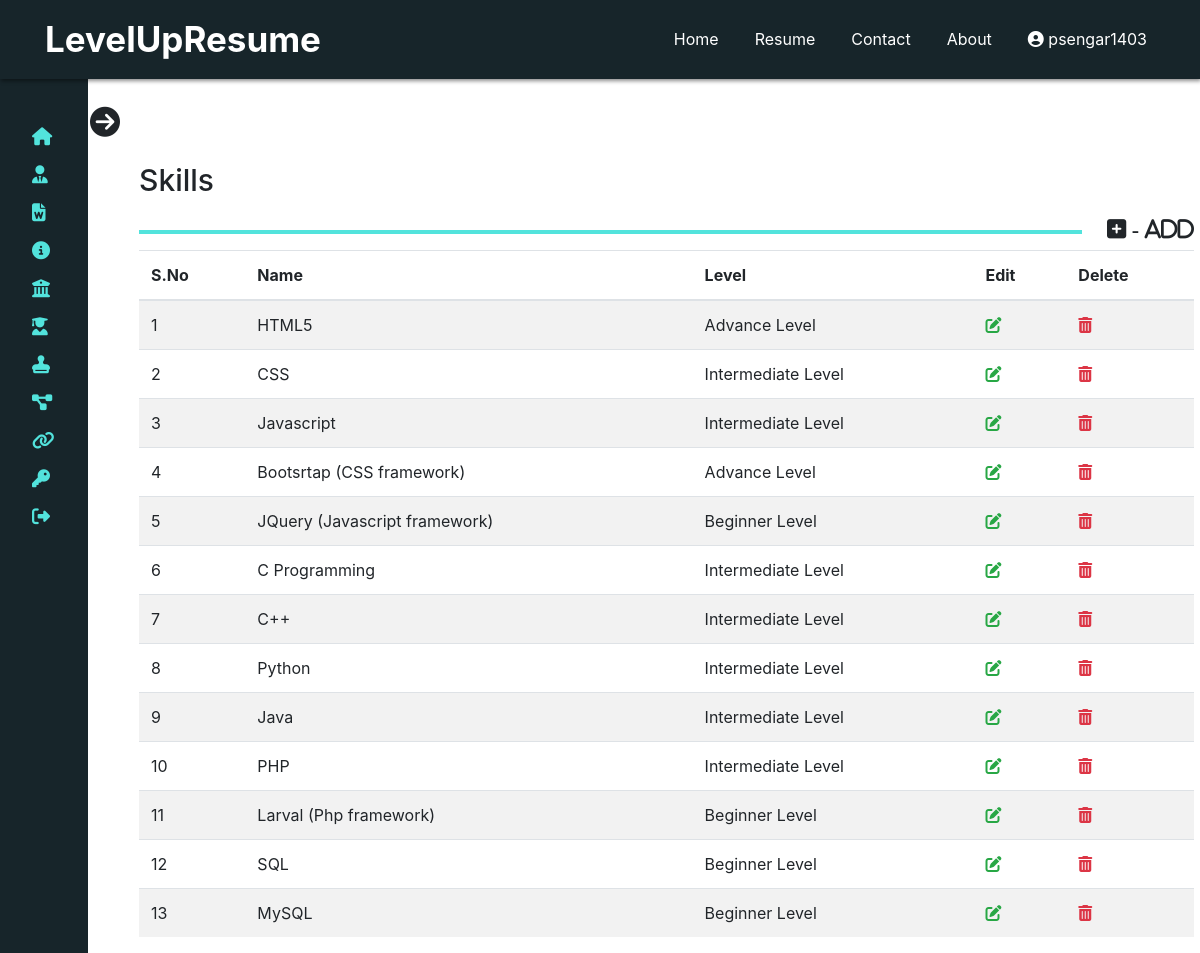
The page /user/skills.php (signed in) on the database its author committed.
### tables this page shows
CREATE TABLE `skills` (
  `sno` int(11) NOT NULL,
  `skillname` varchar(50) NOT NULL,
  `skilllevel` varchar(20) NOT NULL,
  `userid` int(11) NOT NULL
);

### user/skills.php (the view, shortened to what this page needs)
<?php
include '../dbconnection.php';
?>
<!doctype html>
<html lang="en">
<head>
    <link rel="stylesheet" href="https://cdn.jsdelivr.net/npm/bootstrap@4.5.3/dist/css/bootstrap.min.css"
>
    <link rel="stylesheet" href="css/UserStyle.css">
    <link rel="stylesheet" href="css/mediaqueries.css">
</head>
<body>
    <?php
    require 'userNavbar.php';
    ?>
    <?php
    require 'userSidebar.php';
        ?>
    <div class="main-containt">
        <div class="container skill-containt">
            <div class="title-skill">
                <h1>Skills</h1>
                <span class="add-skill-icon" data-toggle="modal" data-target="#skill-modal"><i
                        class="far fa-plus-square"> - Add</i></span>
                <hr>
            </div>
            <?php
            $userid = $_SESSION['user_id'];
            $fatchskillsql = "SELECT * FROM `skills` WHERE userid = '$userid'";
            $result = mysqli_query($conn, $fatchskillsql);
            ?>
            <table class="table table-striped">
                <thead>
                    <tr>
                        <th scope="col">S.No</th>
                        <th scope="col">Name</th>
                        <th scope="col">Level</th>
                        <th scope="col">Edit</th>
                        <th scope="col">Delete</th>
                    </tr>
                </thead>
                <tbody>
                    <?php
                    $count = 0;
                    while ($row2 = mysqli_fetch_array($result)) {
                        $count = $count + 1;
                    ?>
                    <tr>
                        <td scope="row">
                            <?php echo $count; ?>
                        </td>
                        <td>
                            <?php echo $row2['skillname']; ?>
                        </td>
                        <td>
                            <?php echo $row2['skilllevel']; ?>
                        </td>
                        <td><a href="userphpfiles/editskill.php?edit_skill_id=<?php echo $row2['sno']; ?>"><i class="fas fa-edit text-success"></a></td>
                        <td><a href="userphpfiles/skilldelete.php?delete_id=<?php echo $row2['sno']; ?>"><i
                                    class="fas fa-trash-alt text-danger"></i></a></td>
                    </tr>
                    <?php
                    } ?>
                </tbody>
            </table>
        </div>
    </div>
</body>
</html>

### user/userNavbar.php (shortened to what this page needs)
<header>
    <nav class="navbar navbar-expand-lg navbar-dark bg-dark back-color shrink">
        <div class="container">
            <a class="navbar-brand" href="../index.php">LevelUpResume</a>
            <div class="collapse navbar-collapse" id="navbarNav">
                <ul class="navbar-nav ml-auto">
                    <li class="nav-item">
                        <a class="nav-link" href="../index.php">Home <span class="sr-only">(current)</span></a>
                    </li>
                    <li class="nav-item">
                        <a class="nav-link" href="../resume.php">Resume</a>
                    </li>
                    <li class="nav-item">
                        <a class="nav-link" href="../contact.php">Contact</a>
                    </li>
                    <li class="nav-item">
                        <a class="nav-link" href="../about.php">About</a>
                    </li>
                    <?php
                    if (isset($_SESSION['loggedin'])) {
                        echo '<li class="nav-item">
                        <a class="nav-link" href="index.php"><i class="fas fa-user-circle"></i> ' . $_SESSION['username'] . '</a>
                    </li>';
                    }
                    ?>
                </ul>
            </div>
        </div>
    </nav>
</header>

### user/userSidebar.php (shortened to what this page needs)
<section class="left-sidebar close-sidebar">
    <div>
        <i class="fas fa-arrow-circle-right toggle"></i>
    </div>
    <div class="menu-bar-sidebar">
        <div class="menu-sidebar">
            <ul class="menu-links">
                <li class="nav-link">
                    <a href="index.php">
                        <i class="fas fa-home"></i>
                    </a>
                </li>
                <li class="nav-link">
                    <a href="profile.php">
                        <i class="fas fa-user-tie"></i>
                    </a>
                </li>
                <li class="nav-link">
                    <a href="personaldetails.php">
                    <i class="fas fa-file-word"></i>
                    </a>
                </li>
                <li class="nav-link">
                    <a href="skills.php">
                        <i class="fas fa-info-circle"></i>
                    </a>
                </li>
                <li class="nav-link">
                    <a href="workexperience.php">
                        <i class="fas fa-university"></i>
                    </a>
                </li>
                <li class="nav-link">
                    <a href="education.php">
                        <i class="fas fa-user-graduate"></i>
                    </a>
                </li>
                <li class="nav-link">
                    <a href="certifications.php">
                        <i class="fas fa-stamp"></i>
                    </a>
                </li>
                <li class="nav-link">
                    <a href="projects.php">
                        <i class="fas fa-project-diagram"></i>
                    </a>
                </li>
                <li class="nav-link">
                    <a href="links.php">
                        <i class="fas fa-link"></i>
                    </a>
                </li>
                <li class="nav-link">
                    <a href="changepss.php">
                        <i class="fas fa-key"></i>
                    </a>
                </li>
                <li class="nav-link">
                    <a href="logout.php">
                        <i class="fas fa-sign-out-alt"></i>
                    </a>
                </li>
            </ul>
        </div>
    </div>
</section>

### user/css/UserStyle.css (style rules this page uses)
* { padding: 0px; margin: 0px; box-sizing: border-box; }
body { font-size: 16px; }
h1, h2, h3, h4, h5, h6 { font-weight: bold; }
a { text-decoration: none; }
:root { --tran-03: all 0.2s ease; --tran-03: all 0.3s ease; --tran-04: all 0.3s ease; --tran-05: all 0.3s ease; }
header { width: 100%; position: fixed; z-index: 99; }
.back-color { background-color: #17252A !important; }
.navbar-brand { color: #fff !important; font-size: 35px; font-weight: bold; }
header .navbar .navbar-nav a { color: #fff !important; margin-left: 20px; }
.shrink { box-shadow: 1px 2px 4px 0px #00000075 !important; }
.left-sidebar { position: fixed; top: 0; left: 0; height: 100%; width: 237px; padding: 10px 14px; background: #17252A; transition: var(--tran-05); z-index: -1; }
.left-sidebar.close-sidebar { width: 88px; }
.left-sidebar .menu-bar-sidebar { margin-top: 120px; }
.left-sidebar li { height: 20px; list-style: none; display: flex; align-items: center; padding: 18px !important; }
.left-sidebar li a i { color: rgb(82, 227, 220); font-size: 18px; }
.left-sidebar.close-sidebar .menu-bar-sidebar .nav-link { padding-bottom: 0px !important; margin: 18px 0px 18px 0px; }
.left-sidebar .toggle { position: absolute; top: 122px; right: -32px; transform: translateY(-50%) rotate(180deg); height: 32px; width: 30px; background-color: var(--primary-color); color: var(--sidebar-color); border-radius: 50%; display: flex; align-items: center; justify-content: center; font-size: 30px; cursor: pointer; transition: var(--tran-05); z-index: 1; }
.left-sidebar.close-sidebar .toggle { transform: translateY(-50%) rotate(0deg); }
.main-containt { position: absolute; margin-top: 150px; margin-left: 270px; width: calc(100% - 360px); transition: var(--tran-05); z-index: -1; }
.main-containt h1 { font-size: 30px; font-weight: 500; color: var(--text-color); padding: 12px 0px; }
.left-sidebar.close-sidebar~.main-containt { margin-top: 150px; margin-left: 112px; width: calc(100% - 115px); }
.main-containt .container { margin-left: 12px; }
.main-containt .title-skill .add-skill-icon i { float: right; font-size: 22px; margin-bottom: 10px; cursor: pointer; font-weight: bolder; }
.main-containt .title-skill hr { width: 89%; margin-top: 20px; border: 2px solid rgb(82, 227, 220); }

### rows shown on the page
skills: skillname "HTML5", skilllevel "Advance Level"
skills: skillname "CSS", skilllevel "Intermediate Level"
skills: skillname "Javascript", skilllevel "Intermediate Level"
skills: skillname "Bootsrtap (CSS framework)", skilllevel "Advance Level"
skills: skillname "JQuery (Javascript framework)", skilllevel "Beginner Level"
skills: skillname "C Programming", skilllevel "Intermediate Level"
skills: skillname "C++", skilllevel "Intermediate Level"
skills: skillname "Python", skilllevel "Intermediate Level"
skills: skillname "Java", skilllevel "Intermediate Level"
skills: skillname "PHP", skilllevel "Intermediate Level"
skills: skillname "Larval (Php framework)", skilllevel "Beginner Level"
skills: skillname "SQL", skilllevel "Beginner Level"
skills: skillname "MySQL", skilllevel "Beginner Level"

### other values the page prints
$_SESSION['username'] "psengar1403"
